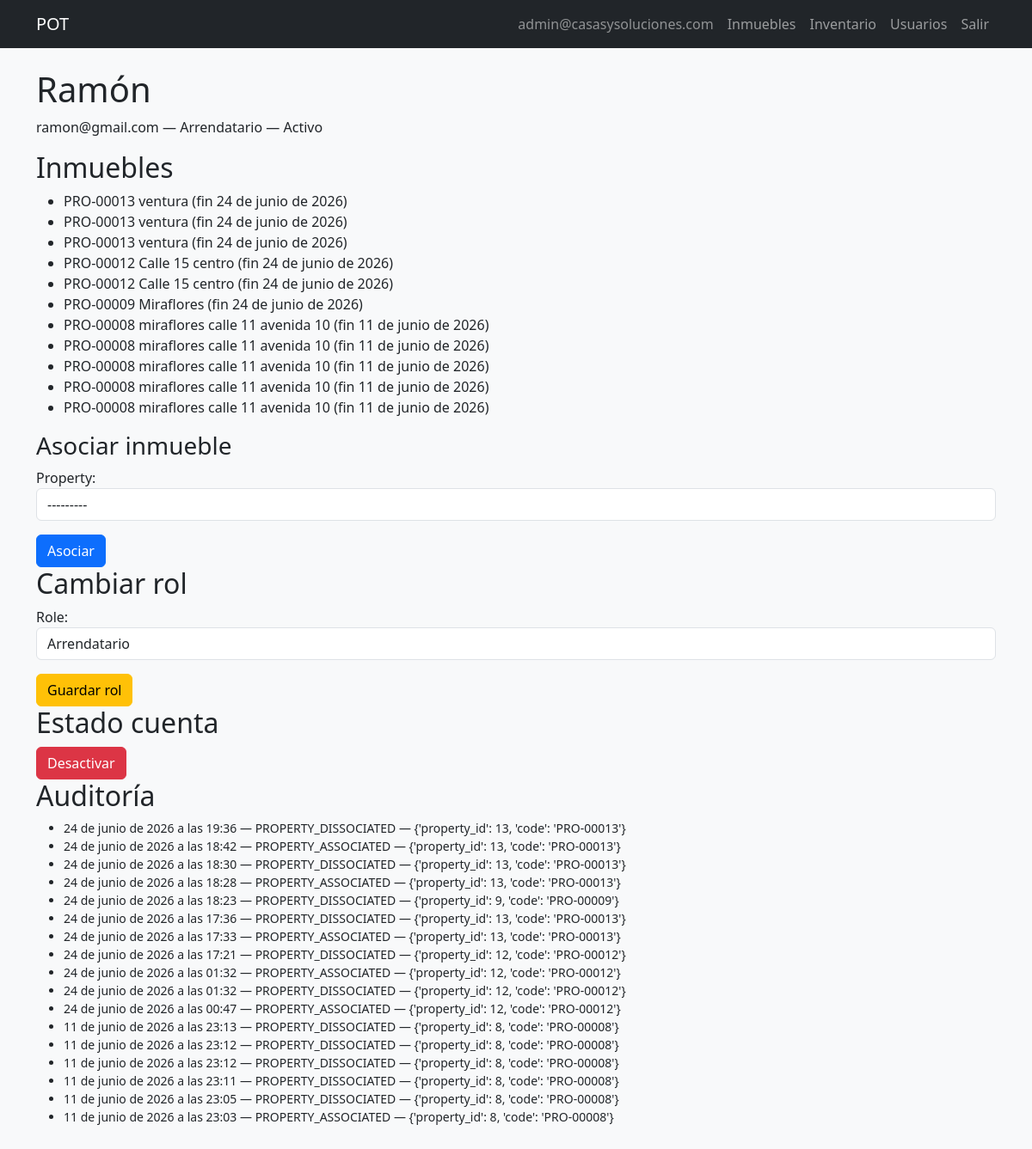
The app's page /users/20/ (signed in) with its own data.
### pot/models.py (models this page shows, shortened)
class CustomUser(AbstractUser):
    class Role(models.TextChoices):
        ADMIN = 'ADMIN', 'Administrador'
        ASSISTANT = 'ASSISTANT', 'Asistente Administrativo'
        TENANT = 'TENANT', 'Arrendatario'
        TECHNICIAN = 'TECHNICIAN', 'Técnico'
    class DocumentType(models.TextChoices):
        CC = 'CC', 'Cédula de ciudadanía'
        CE = 'CE', 'Cédula de extranjería'
        PASSPORT = 'PASSPORT', 'Pasaporte'
        NIT = 'NIT', 'NIT'
    username = models.CharField(max_length=150, unique=True, blank=True)
    email = models.EmailField(unique=True)
    phone = models.CharField(max_length=20, default='')
    public_code = models.CharField(max_length=20, unique=True, blank=True, null=True)
    document_type = models.CharField(
        max_length=20,
        choices=DocumentType.choices,
        blank=True,
        default='',
    )
    document_number = models.CharField(max_length=30, unique=True, blank=True, null=True)
    avatar = models.ImageField(upload_to='avatars/%Y/%m/', blank=True, null=True, max_length=255)
    role = models.CharField(max_length=20, choices=Role.choices, default=Role.TENANT)
    password_changed = models.BooleanField(default=False)
    password_reset_token = models.CharField(max_length=255, null=True, blank=True)
    password_reset_expires = models.DateTimeField(null=True, blank=True)
    login_attempts = models.PositiveIntegerField(default=0)
    login_locked_until = models.DateTimeField(null=True, blank=True)
    created_at = models.DateTimeField(auto_now_add=True)
    updated_at = models.DateTimeField(auto_now=True)
    USERNAME_FIELD = 'email'
    REQUIRED_FIELDS = []
    objects = CustomUserManager()
    class Meta:
        ordering = ['-created_at']
    def is_staff_operative(self):
        return self.role in (self.Role.ADMIN, self.Role.ASSISTANT)

class UserPropertyAssociation(models.Model):
    user = models.ForeignKey(
        CustomUser,
        on_delete=models.CASCADE,
        related_name='property_associations',
        limit_choices_to={'role': CustomUser.Role.TENANT},
    )
    property = models.ForeignKey('Property', on_delete=models.CASCADE, related_name='tenant_associations')
    associated_at = models.DateTimeField(auto_now_add=True)
    dissociated_at = models.DateTimeField(null=True, blank=True)
    created_by = models.ForeignKey(
        CustomUser,
        on_delete=models.SET_NULL,
        null=True,
        blank=True,
        related_name='associations_created',
    )
    class Meta:
        ordering = ['-associated_at']
        constraints = [
            models.UniqueConstraint(
                fields=['property'],
                condition=models.Q(dissociated_at__isnull=True),
                name='pot_unique_active_tenant_per_property',
            ),
        ]

class Property(models.Model):
    class Type(models.TextChoices):
        APARTMENT = 'APARTMENT', 'Apartamento'
        HOUSE = 'HOUSE', 'Casa'
        LOCAL = 'LOCAL', 'Local comercial'
        WAREHOUSE = 'WAREHOUSE', 'Bodega'
    class Status(models.TextChoices):
        AVAILABLE = 'AVAILABLE', 'Disponible'
        RENTED = 'RENTED', 'Arrendado'
        MAINTENANCE = 'MAINTENANCE', 'En mantenimiento'
    code = models.CharField(max_length=20, unique=True)
    address = models.CharField(max_length=255, unique=True)
    city = models.CharField(max_length=100, blank=True, default='')
    building_name = models.CharField(max_length=150, blank=True, default='')
    unit_label = models.CharField(max_length=50, blank=True, default='')
    cover_image = models.ImageField(upload_to='properties/covers/%Y/%m/', blank=True, null=True, max_length=255)
    type = models.CharField(max_length=20, choices=Type.choices)
    owner_name = models.CharField(max_length=150)
    status = models.CharField(max_length=20, choices=Status.choices, default=Status.AVAILABLE)
    is_active = models.BooleanField(default=True)
    price = models.DecimalField(max_digits=12, decimal_places=2, default=0)
    rooms = models.IntegerField(null=True, blank=True)
    bathrooms = models.IntegerField(null=True, blank=True)
    living_rooms = models.IntegerField(null=True, blank=True)
    kitchens = models.IntegerField(null=True, blank=True)
    garages = models.IntegerField(null=True, blank=True)
    is_commercial = models.BooleanField(default=False)
    in_complex = models.BooleanField(default=False)
    admin_included = models.BooleanField(default=False)
    admin_value = models.DecimalField(max_digits=12, decimal_places=2, null=True, blank=True)
    google_maps_link = models.CharField(max_length=1000, null=True, blank=True)
    description = models.TextField(blank=True, null=True)
    observations = models.TextField(blank=True, null=True)
    created_at = models.DateTimeField(auto_now_add=True)
    updated_at = models.DateTimeField(auto_now=True)
    created_by = models.ForeignKey(
        CustomUser,
        on_delete=models.SET_NULL,
        null=True,
        blank=True,
        related_name='properties_created',
    )
    class Meta:
        ordering = ['-created_at']
        verbose_name_plural = 'properties'
    def __str__(self):
        return f'{self.code} - {self.address}'

class UserAudit(models.Model):
    user = models.ForeignKey(CustomUser, on_delete=models.CASCADE, related_name='audits')
    action = models.CharField(max_length=100)
    details = models.JSONField(default=dict)
    changed_by = models.ForeignKey(
        CustomUser,
        on_delete=models.SET_NULL,
        null=True,
        blank=True,
        related_name='audits_created',
    )
    created_at = models.DateTimeField(auto_now_add=True)
    class Meta:
        ordering = ['-created_at']

### pot/views.py (the view)
# urls.py: path('users/<int:user_id>/', views.UserDetailView.as_view(), name='user_detail'),
class UserDetailView(LoginRequiredMixin, View):
    def get(self, request, user_id):
        target = get_object_or_404(CustomUser, pk=user_id)
        if request.user.role != CustomUser.Role.ADMIN and request.user.pk != target.pk:
            messages.error(request, 'Sin permiso.')
            return redirect('pot:dashboard_staff')
        assocs = UserPropertyAssociation.objects.filter(user=target).select_related('property').order_by('-associated_at')
        audits = UserAudit.objects.filter(user=target).order_by('-created_at')[:50]
        open_tickets = Ticket.objects.filter(tenant=target, status=Ticket.Status.OPEN).exists()
        return render(
            request,
            'users/user_detail.html',
            {
                'target': target,
                'associations': assocs,
                'audits': audits,
                'open_tickets': open_tickets,
                'role_form': UserEditRoleForm(initial={'role': target.role}),
                'assoc_form': AssociatePropertyForm(),
            },
        )

### pot/forms.py
class UserEditRoleForm(forms.Form):
    role = forms.ChoiceField(choices=CustomUser.Role.choices, widget=forms.Select(attrs={'class': 'form-control'}))

class AssociatePropertyForm(forms.Form):
    property = forms.ModelChoiceField(
        queryset=Property.objects.all(),
        widget=forms.Select(attrs={'class': 'form-control'}),
    )

### templates/users/user_detail.html (shortened to what this page needs)
{% extends 'base.html' %}
{% block content %}
<h1>{{ target.get_full_name|default:target.email }}</h1>
<p>{{ target.email }} — {{ target.get_role_display }} — {% if target.is_active %}Activo{% else %}Inactivo{% endif %}</p>
{% if user.role == 'ADMIN' and user.pk != target.pk %}
<h2>Inmuebles</h2>
<ul>
{% for a in associations %}
<li>{{ a.property.code }} {{ a.property.address }} {% if a.dissociated_at %}(fin {{ a.dissociated_at|date }}){% else %}
    <form action="{% url 'pot:dissociate_property' target.id a.property.id %}" method="post" class="d-inline">{% csrf_token %}<button class="btn btn-sm btn-outline-danger">Desasociar</button></form>
{% endif %}</li>
{% endfor %}
</ul>
{% if target.role == 'TENANT' and target.is_active %}
<h3>Asociar inmueble</h3>
<form action="{% url 'pot:associate_property' target.id %}" method="post">{% csrf_token %}{{ assoc_form.as_p }}<button class="btn btn-primary">Asociar</button></form>
{% endif %}
<h2>Cambiar rol</h2>
<form action="{% url 'pot:user_edit_role' target.id %}" method="post">{% csrf_token %}
{{ role_form.as_p }}
<button class="btn btn-warning">Guardar rol</button></form>
<h2>Estado cuenta</h2>
{% if target.is_active %}
<form action="{% url 'pot:user_deactivate' target.id %}" method="post" onsubmit="return confirm('¿Desactivar?');">{% csrf_token %}
<button class="btn btn-danger">Desactivar</button></form>
{% else %}
<form action="{% url 'pot:user_reactivate' target.id %}" method="post">{% csrf_token %}<button class="btn btn-success">Reactivar</button></form>
{% endif %}
{% endif %}
<h2>Auditoría</h2>
<ul class="small">{% for a in audits %}<li>{{ a.created_at }} — {{ a.action }} — {{ a.details }}</li>{% empty %}<li>Sin registros</li>{% endfor %}</ul>
{% endblock %}

### templates/base.html (shortened to what this page needs)
{% load static %}
<!DOCTYPE html>
<html lang="es">
<head>
    <link href="https://cdn.jsdelivr.net/npm/bootstrap@5.3.3/dist/css/bootstrap.min.css" rel="stylesheet">
    <link rel="stylesheet" href="{% static 'css/style.css' %}">
</head>
<body class="bg-light">
<nav class="navbar navbar-expand-lg navbar-dark bg-dark mb-4">
    <div class="container">
        <a class="navbar-brand" href="{% if not user.is_authenticated %}{% url 'pot:login' %}{% elif user.role == 'TENANT' %}{% url 'pot:dashboard_tenant' %}{% else %}{% url 'pot:dashboard_staff' %}{% endif %}">POT</a>
        <div class="navbar-nav ms-auto">
            {% if user.is_authenticated %}
                <span class="nav-link text-white-50">{{ user.email }}</span>
                {% if user.is_staff_operative %}
                    <a class="nav-link" href="{% url 'pot:property_list' %}">Inmuebles</a>
                    <a class="nav-link" href="{% url 'pot:inventory_create' %}">Inventario</a>
                {% endif %}
                {% if user.role == 'ADMIN' %}
                    <a class="nav-link" href="{% url 'pot:user_list' %}">Usuarios</a>
                {% endif %}
                <a class="nav-link" href="{% url 'pot:logout' %}">Salir</a>
            {% else %}
                <a class="nav-link" href="{% url 'pot:login' %}">Entrar</a>
            {% endif %}
        </div>
    </div>
</nav>
<main class="container pb-5">
    {% block content %}{% endblock %}
</main>
</body>
</html>

### records on screen
CustomUser: email "admin@casasysoluciones.com"
CustomUser: get_full_name "Ramón", email "ramon@gmail.com", role "Arrendatario"
UserPropertyAssociation: property.code "PRO-00013", property.address "ventura", dissociated_at "24 de junio de 2026"
UserPropertyAssociation: property.code "PRO-00013", property.address "ventura", dissociated_at "24 de junio de 2026"
UserPropertyAssociation: property.code "PRO-00013", property.address "ventura", dissociated_at "24 de junio de 2026"
UserPropertyAssociation: property.code "PRO-00012", property.address "Calle 15 centro", dissociated_at "24 de junio de 2026"
UserPropertyAssociation: property.code "PRO-00012", property.address "Calle 15 centro", dissociated_at "24 de junio de 2026"
UserPropertyAssociation: property.code "PRO-00009", property.address "Miraflores", dissociated_at "24 de junio de 2026"
UserPropertyAssociation: property.code "PRO-00008", property.address "miraflores calle 11 avenida 10", dissociated_at "11 de junio de 2026"
UserPropertyAssociation: property.code "PRO-00008", property.address "miraflores calle 11 avenida 10", dissociated_at "11 de junio de 2026"
UserPropertyAssociation: property.code "PRO-00008", property.address "miraflores calle 11 avenida 10", dissociated_at "11 de junio de 2026"
UserPropertyAssociation: property.code "PRO-00008", property.address "miraflores calle 11 avenida 10", dissociated_at "11 de junio de 2026"
UserPropertyAssociation: property.code "PRO-00008", property.address "miraflores calle 11 avenida 10", dissociated_at "11 de junio de 2026"
UserAudit: created_at "24 de junio de 2026 a las 19:36", action "PROPERTY_DISSOCIATED", details "{'property_id': 13, 'code': 'PRO-00013'}"
UserAudit: created_at "24 de junio de 2026 a las 18:42", action "PROPERTY_ASSOCIATED", details "{'property_id': 13, 'code': 'PRO-00013'}"
UserAudit: created_at "24 de junio de 2026 a las 18:30", action "PROPERTY_DISSOCIATED", details "{'property_id': 13, 'code': 'PRO-00013'}"
UserAudit: created_at "24 de junio de 2026 a las 18:28", action "PROPERTY_ASSOCIATED", details "{'property_id': 13, 'code': 'PRO-00013'}"
UserAudit: created_at "24 de junio de 2026 a las 18:23", action "PROPERTY_DISSOCIATED", details "{'property_id': 9, 'code': 'PRO-00009'}"
UserAudit: created_at "24 de junio de 2026 a las 17:36", action "PROPERTY_DISSOCIATED", details "{'property_id': 13, 'code': 'PRO-00013'}"
UserAudit: created_at "24 de junio de 2026 a las 17:33", action "PROPERTY_ASSOCIATED", details "{'property_id': 13, 'code': 'PRO-00013'}"
UserAudit: created_at "24 de junio de 2026 a las 17:21", action "PROPERTY_DISSOCIATED", details "{'property_id': 12, 'code': 'PRO-00012'}"
UserAudit: created_at "24 de junio de 2026 a las 01:32", action "PROPERTY_ASSOCIATED", details "{'property_id': 12, 'code': 'PRO-00012'}"
UserAudit: created_at "24 de junio de 2026 a las 01:32", action "PROPERTY_DISSOCIATED", details "{'property_id': 12, 'code': 'PRO-00012'}"
UserAudit: created_at "24 de junio de 2026 a las 00:47", action "PROPERTY_ASSOCIATED", details "{'property_id': 12, 'code': 'PRO-00012'}"
UserAudit: created_at "11 de junio de 2026 a las 23:13", action "PROPERTY_DISSOCIATED", details "{'property_id': 8, 'code': 'PRO-00008'}"
UserAudit: created_at "11 de junio de 2026 a las 23:12", action "PROPERTY_DISSOCIATED", details "{'property_id': 8, 'code': 'PRO-00008'}"
UserAudit: created_at "11 de junio de 2026 a las 23:12", action "PROPERTY_DISSOCIATED", details "{'property_id': 8, 'code': 'PRO-00008'}"
UserAudit: created_at "11 de junio de 2026 a las 23:11", action "PROPERTY_DISSOCIATED", details "{'property_id': 8, 'code': 'PRO-00008'}"
UserAudit: created_at "11 de junio de 2026 a las 23:05", action "PROPERTY_DISSOCIATED", details "{'property_id': 8, 'code': 'PRO-00008'}"
UserAudit: created_at "11 de junio de 2026 a las 23:03", action "PROPERTY_ASSOCIATED", details "{'property_id': 8, 'code': 'PRO-00008'}"
